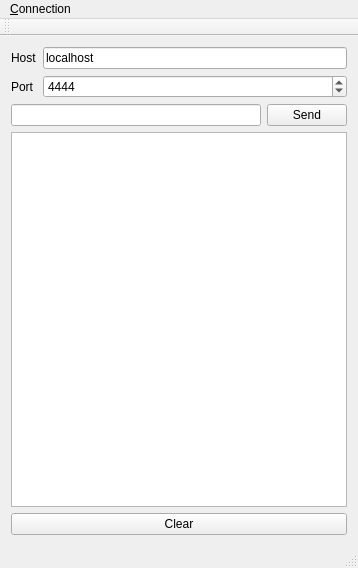
<?xml version="1.0" encoding="UTF-8"?>
<ui version="4.0">
 <class>MainWindow</class>
 <widget class="QMainWindow" name="MainWindow">
  <property name="geometry">
   <rect>
    <x>0</x>
    <y>0</y>
    <width>358</width>
    <height>568</height>
   </rect>
  </property>
  <property name="windowTitle">
   <string>MainWindow</string>
  </property>
  <widget class="QWidget" name="centralWidget">
   <layout class="QGridLayout" name="gridLayout_2">
    <item row="0" column="0">
     <layout class="QVBoxLayout" name="verticalLayout">
      <item>
       <layout class="QGridLayout" name="gridLayout">
        <item row="1" column="0">
         <widget class="QLabel" name="label_2">
          <property name="text">
           <string>Port</string>
          </property>
         </widget>
        </item>
        <item row="0" column="0">
         <widget class="QLabel" name="label">
          <property name="text">
           <string>Host</string>
          </property>
         </widget>
        </item>
        <item row="0" column="1">
         <widget class="QLineEdit" name="lineEdit_host">
          <property name="text">
           <string>localhost</string>
          </property>
         </widget>
        </item>
        <item row="1" column="1">
         <widget class="QSpinBox" name="spinBox_port">
          <property name="maximum">
           <number>9999</number>
          </property>
          <property name="value">
           <number>4444</number>
          </property>
         </widget>
        </item>
       </layout>
      </item>
      <item>
       <layout class="QHBoxLayout" name="horizontalLayout">
        <item>
         <widget class="QLineEdit" name="lineEdit_send"/>
        </item>
        <item>
         <widget class="QPushButton" name="pushButton_send">
          <property name="text">
           <string>Send</string>
          </property>
         </widget>
        </item>
       </layout>
      </item>
      <item>
       <widget class="QTextEdit" name="text_log"/>
      </item>
      <item>
       <widget class="QPushButton" name="pushButton_2">
        <property name="text">
         <string>Clear</string>
        </property>
       </widget>
      </item>
     </layout>
    </item>
   </layout>
  </widget>
  <widget class="QMenuBar" name="menuBar">
   <property name="geometry">
    <rect>
     <x>0</x>
     <y>0</y>
     <width>358</width>
     <height>18</height>
    </rect>
   </property>
   <widget class="QMenu" name="menuConnection">
    <property name="title">
     <string>&amp;Connection</string>
    </property>
    <addaction name="actionConnect"/>
    <addaction name="actionDisconnect"/>
   </widget>
   <addaction name="menuConnection"/>
  </widget>
  <widget class="QToolBar" name="mainToolBar">
   <attribute name="toolBarArea">
    <enum>TopToolBarArea</enum>
   </attribute>
   <attribute name="toolBarBreak">
    <bool>false</bool>
   </attribute>
  </widget>
  <widget class="QStatusBar" name="statusBar"/>
  <action name="actionConnect">
   <property name="text">
    <string>Connect</string>
   </property>
  </action>
  <action name="actionDisconnect">
   <property name="text">
    <string>Disconnect</string>
   </property>
  </action>
 </widget>
 <layoutdefault spacing="6" margin="11"/>
 <resources/>
 <connections>
  <connection>
   <sender>pushButton_2</sender>
   <signal>clicked()</signal>
   <receiver>text_log</receiver>
   <slot>clear()</slot>
   <hints>
    <hint type="sourcelabel">
     <x>237</x>
     <y>535</y>
    </hint>
    <hint type="destinationlabel">
     <x>227</x>
     <y>494</y>
    </hint>
   </hints>
  </connection>
  <connection>
   <sender>lineEdit_send</sender>
   <signal>returnPressed()</signal>
   <receiver>pushButton_send</receiver>
   <slot>click()</slot>
   <hints>
    <hint type="sourcelabel">
     <x>229</x>
     <y>121</y>
    </hint>
    <hint type="destinationlabel">
     <x>290</x>
     <y>125</y>
    </hint>
   </hints>
  </connection>
 </connections>
</ui>
